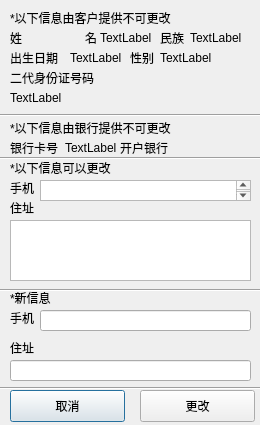
<?xml version="1.0" encoding="UTF-8"?>
<ui version="4.0">
 <class>renewinfo</class>
 <widget class="QDialog" name="renewinfo">
  <property name="geometry">
   <rect>
    <x>0</x>
    <y>0</y>
    <width>260</width>
    <height>425</height>
   </rect>
  </property>
  <property name="windowTitle">
   <string>Dialog</string>
  </property>
  <widget class="QLabel" name="label">
   <property name="geometry">
    <rect>
     <x>10</x>
     <y>10</y>
     <width>181</width>
     <height>16</height>
    </rect>
   </property>
   <property name="text">
    <string>*以下信息由客户提供不可更改</string>
   </property>
  </widget>
  <widget class="QLabel" name="label_2">
   <property name="geometry">
    <rect>
     <x>10</x>
     <y>30</y>
     <width>59</width>
     <height>16</height>
    </rect>
   </property>
   <property name="text">
    <string>姓</string>
   </property>
  </widget>
  <widget class="QLabel" name="label_3">
   <property name="geometry">
    <rect>
     <x>85</x>
     <y>30</y>
     <width>59</width>
     <height>16</height>
    </rect>
   </property>
   <property name="text">
    <string>名</string>
   </property>
  </widget>
  <widget class="QLabel" name="label_4">
   <property name="geometry">
    <rect>
     <x>130</x>
     <y>50</y>
     <width>59</width>
     <height>16</height>
    </rect>
   </property>
   <property name="text">
    <string>性别</string>
   </property>
  </widget>
  <widget class="QLabel" name="label_5">
   <property name="geometry">
    <rect>
     <x>10</x>
     <y>50</y>
     <width>59</width>
     <height>16</height>
    </rect>
   </property>
   <property name="text">
    <string>出生日期</string>
   </property>
  </widget>
  <widget class="QLabel" name="label_6">
   <property name="geometry">
    <rect>
     <x>160</x>
     <y>30</y>
     <width>59</width>
     <height>16</height>
    </rect>
   </property>
   <property name="text">
    <string>民族</string>
   </property>
  </widget>
  <widget class="QLabel" name="label_7">
   <property name="geometry">
    <rect>
     <x>10</x>
     <y>70</y>
     <width>101</width>
     <height>16</height>
    </rect>
   </property>
   <property name="text">
    <string>二代身份证号码</string>
   </property>
  </widget>
  <widget class="Line" name="line">
   <property name="geometry">
    <rect>
     <x>0</x>
     <y>100</y>
     <width>411</width>
     <height>31</height>
    </rect>
   </property>
   <property name="orientation">
    <enum>Qt::Horizontal</enum>
   </property>
  </widget>
  <widget class="QLabel" name="label_8">
   <property name="geometry">
    <rect>
     <x>10</x>
     <y>120</y>
     <width>181</width>
     <height>16</height>
    </rect>
   </property>
   <property name="text">
    <string>*以下信息由银行提供不可更改</string>
   </property>
  </widget>
  <widget class="QLabel" name="label_9">
   <property name="geometry">
    <rect>
     <x>10</x>
     <y>140</y>
     <width>59</width>
     <height>16</height>
    </rect>
   </property>
   <property name="text">
    <string>银行卡号</string>
   </property>
  </widget>
  <widget class="QLabel" name="label_10">
   <property name="geometry">
    <rect>
     <x>120</x>
     <y>140</y>
     <width>59</width>
     <height>16</height>
    </rect>
   </property>
   <property name="text">
    <string>开户银行</string>
   </property>
  </widget>
  <widget class="Line" name="line_2">
   <property name="geometry">
    <rect>
     <x>0</x>
     <y>150</y>
     <width>261</width>
     <height>16</height>
    </rect>
   </property>
   <property name="orientation">
    <enum>Qt::Horizontal</enum>
   </property>
  </widget>
  <widget class="QLabel" name="label_11">
   <property name="geometry">
    <rect>
     <x>10</x>
     <y>160</y>
     <width>121</width>
     <height>16</height>
    </rect>
   </property>
   <property name="text">
    <string>*以下信息可以更改</string>
   </property>
  </widget>
  <widget class="QLabel" name="label_12">
   <property name="geometry">
    <rect>
     <x>10</x>
     <y>180</y>
     <width>59</width>
     <height>16</height>
    </rect>
   </property>
   <property name="text">
    <string>手机</string>
   </property>
  </widget>
  <widget class="QLabel" name="label_13">
   <property name="geometry">
    <rect>
     <x>10</x>
     <y>200</y>
     <width>59</width>
     <height>16</height>
    </rect>
   </property>
   <property name="text">
    <string>住址</string>
   </property>
  </widget>
  <widget class="QTextBrowser" name="oldaddress">
   <property name="geometry">
    <rect>
     <x>10</x>
     <y>220</y>
     <width>241</width>
     <height>61</height>
    </rect>
   </property>
  </widget>
  <widget class="Line" name="line_3">
   <property name="geometry">
    <rect>
     <x>0</x>
     <y>280</y>
     <width>261</width>
     <height>20</height>
    </rect>
   </property>
   <property name="orientation">
    <enum>Qt::Horizontal</enum>
   </property>
  </widget>
  <widget class="QLabel" name="label_14">
   <property name="geometry">
    <rect>
     <x>10</x>
     <y>290</y>
     <width>59</width>
     <height>16</height>
    </rect>
   </property>
   <property name="text">
    <string>*新信息</string>
   </property>
  </widget>
  <widget class="QLabel" name="label_15">
   <property name="geometry">
    <rect>
     <x>10</x>
     <y>310</y>
     <width>59</width>
     <height>16</height>
    </rect>
   </property>
   <property name="text">
    <string>手机</string>
   </property>
  </widget>
  <widget class="QLineEdit" name="newphone">
   <property name="geometry">
    <rect>
     <x>40</x>
     <y>310</y>
     <width>211</width>
     <height>21</height>
    </rect>
   </property>
  </widget>
  <widget class="QLabel" name="label_16">
   <property name="geometry">
    <rect>
     <x>10</x>
     <y>340</y>
     <width>59</width>
     <height>16</height>
    </rect>
   </property>
   <property name="text">
    <string>住址</string>
   </property>
  </widget>
  <widget class="QLineEdit" name="newaddress">
   <property name="geometry">
    <rect>
     <x>10</x>
     <y>360</y>
     <width>241</width>
     <height>21</height>
    </rect>
   </property>
  </widget>
  <widget class="Line" name="line_4">
   <property name="geometry">
    <rect>
     <x>0</x>
     <y>380</y>
     <width>261</width>
     <height>16</height>
    </rect>
   </property>
   <property name="orientation">
    <enum>Qt::Horizontal</enum>
   </property>
  </widget>
  <widget class="QPushButton" name="cancel">
   <property name="geometry">
    <rect>
     <x>10</x>
     <y>390</y>
     <width>115</width>
     <height>32</height>
    </rect>
   </property>
   <property name="text">
    <string>取消</string>
   </property>
  </widget>
  <widget class="QPushButton" name="confirm">
   <property name="geometry">
    <rect>
     <x>140</x>
     <y>390</y>
     <width>115</width>
     <height>32</height>
    </rect>
   </property>
   <property name="text">
    <string>更改</string>
   </property>
  </widget>
  <widget class="QTextBrowser" name="oldphone">
   <property name="geometry">
    <rect>
     <x>40</x>
     <y>180</y>
     <width>211</width>
     <height>21</height>
    </rect>
   </property>
  </widget>
  <widget class="QLabel" name="lastname">
   <property name="geometry">
    <rect>
     <x>30</x>
     <y>30</y>
     <width>59</width>
     <height>16</height>
    </rect>
   </property>
   <property name="text">
    <string/>
   </property>
  </widget>
  <widget class="QLabel" name="firstname">
   <property name="geometry">
    <rect>
     <x>100</x>
     <y>30</y>
     <width>59</width>
     <height>16</height>
    </rect>
   </property>
   <property name="text">
    <string>TextLabel</string>
   </property>
  </widget>
  <widget class="QLabel" name="nation">
   <property name="geometry">
    <rect>
     <x>190</x>
     <y>30</y>
     <width>59</width>
     <height>16</height>
    </rect>
   </property>
   <property name="text">
    <string>TextLabel</string>
   </property>
  </widget>
  <widget class="QLabel" name="birthdate">
   <property name="geometry">
    <rect>
     <x>70</x>
     <y>50</y>
     <width>59</width>
     <height>16</height>
    </rect>
   </property>
   <property name="text">
    <string>TextLabel</string>
   </property>
  </widget>
  <widget class="QLabel" name="gender">
   <property name="geometry">
    <rect>
     <x>160</x>
     <y>50</y>
     <width>59</width>
     <height>16</height>
    </rect>
   </property>
   <property name="text">
    <string>TextLabel</string>
   </property>
  </widget>
  <widget class="QLabel" name="id">
   <property name="geometry">
    <rect>
     <x>10</x>
     <y>90</y>
     <width>181</width>
     <height>16</height>
    </rect>
   </property>
   <property name="text">
    <string>TextLabel</string>
   </property>
  </widget>
  <widget class="QLabel" name="bankan">
   <property name="geometry">
    <rect>
     <x>65</x>
     <y>140</y>
     <width>59</width>
     <height>16</height>
    </rect>
   </property>
   <property name="text">
    <string>TextLabel</string>
   </property>
  </widget>
  <widget class="QLabel" name="bankname">
   <property name="geometry">
    <rect>
     <x>180</x>
     <y>140</y>
     <width>81</width>
     <height>16</height>
    </rect>
   </property>
   <property name="text">
    <string/>
   </property>
  </widget>
 </widget>
 <tabstops>
  <tabstop>oldphone</tabstop>
  <tabstop>oldaddress</tabstop>
  <tabstop>newphone</tabstop>
  <tabstop>newaddress</tabstop>
  <tabstop>cancel</tabstop>
  <tabstop>confirm</tabstop>
 </tabstops>
 <resources/>
 <connections>
  <connection>
   <sender>newphone</sender>
   <signal>returnPressed()</signal>
   <receiver>confirm</receiver>
   <slot>setFocus()</slot>
   <hints>
    <hint type="sourcelabel">
     <x>150</x>
     <y>321</y>
    </hint>
    <hint type="destinationlabel">
     <x>187</x>
     <y>405</y>
    </hint>
   </hints>
  </connection>
  <connection>
   <sender>newaddress</sender>
   <signal>returnPressed()</signal>
   <receiver>confirm</receiver>
   <slot>setFocus()</slot>
   <hints>
    <hint type="sourcelabel">
     <x>103</x>
     <y>376</y>
    </hint>
    <hint type="destinationlabel">
     <x>217</x>
     <y>398</y>
    </hint>
   </hints>
  </connection>
 </connections>
</ui>
